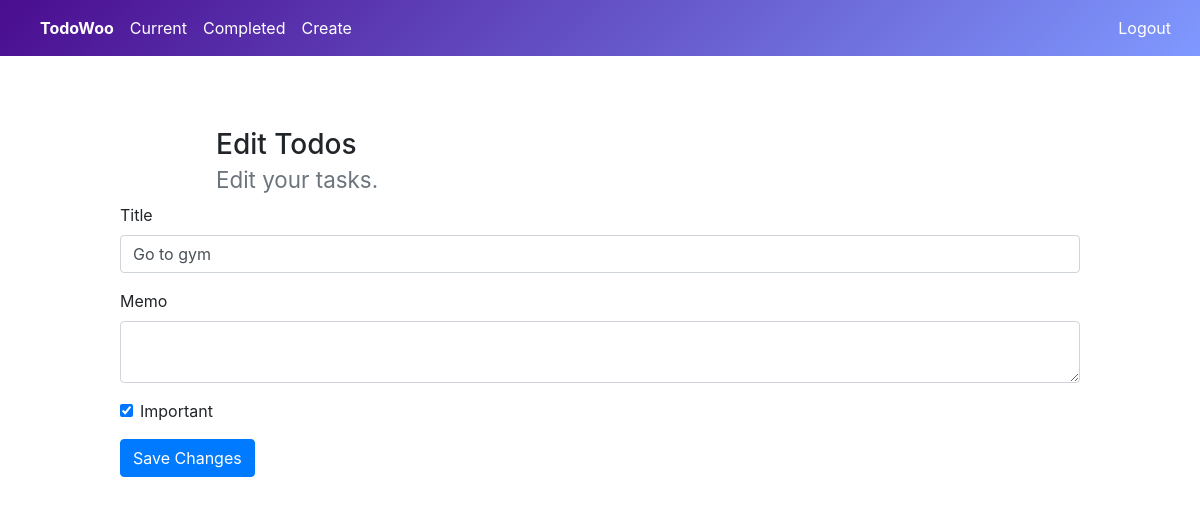
Page /todo/8 (signed in) on the earlier database version.
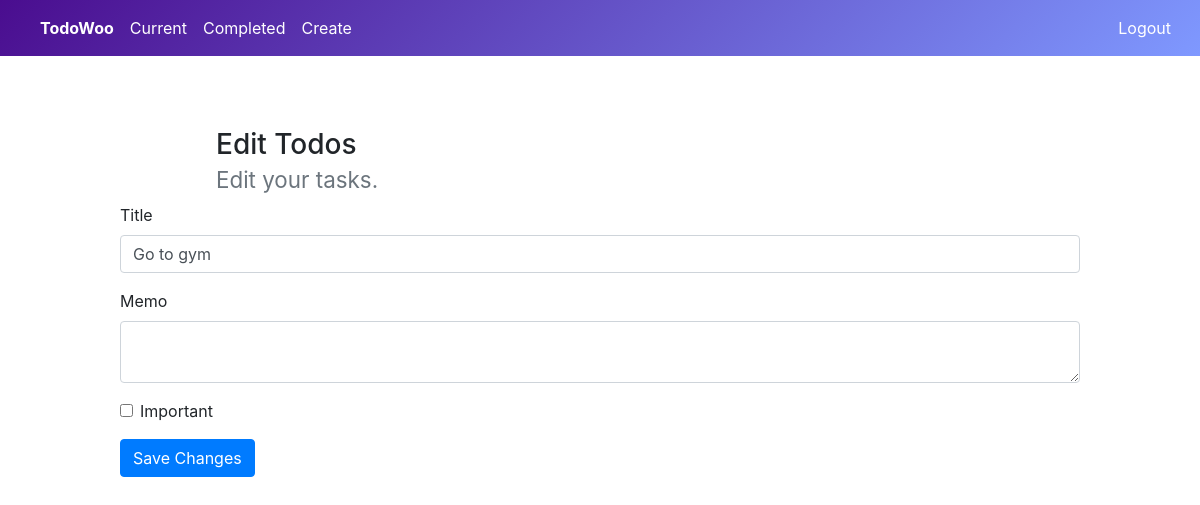
Same page on the later database version.
### todo/models.py (models this page shows, shortened)
class Todo(models.Model):
    title = models.CharField(max_length=100)
    memo = models.TextField(blank=True)
    created = models.DateTimeField(auto_now_add=True)
    datecompleted = models.DateTimeField(null=True, blank=True)
    important = models.BooleanField(default=False)
    user = models.ForeignKey(User, on_delete=models.CASCADE)

### todo/views.py (the view, shortened to what this page needs)
# urls.py: path('todo/<int:todo_pk>', views.viewtodo, name = 'viewtodo'),
@login_required
def viewtodo(request, todo_pk):
    todo = get_object_or_404(Todo, pk=todo_pk, user=request.user)
    if request.method == 'GET':
        form = TodoForm(instance=todo)
        return render(request, 'viewtodo.html', {'todo':todo, 'form':form})

### todo/forms.py
class TodoForm(ModelForm):
    class Meta:
        model = Todo
        fields = ['title','memo','important']

### templates/viewtodo.html (shortened to what this page needs)
<!DOCTYPE html>
<html lang="en">
<head>
    <link rel="stylesheet" href="https://maxcdn.bootstrapcdn.com/bootstrap/4.0.0/css/bootstrap.min.css">
</head>
<body>
{% if user.is_authenticated %}
   <nav class="navbar navbar-expand-md navbar-light" style="background-image:linear-gradient(135deg, rgb(74,13,143)0%, rgba(0,51,255,0.5)100%);
">
    <div class="collapse navbar-collapse" id="navbarCollapse">
        <div class="navbar-nav">
            <a href="#" class="nav-item nav-link" style="color:white;"><strong>TodoWoo</strong></a>
            <a href="{% url 'currenttodos' %}" class="nav-item nav-link" style="color:white;">Current </a>
            <a href="{% url 'completedtodos' %}" class="nav-item nav-link" style="color:white;">Completed </a>
            <a href="{% url 'createtodos' %}" class="nav-item nav-link active" style="color:white;">Create</a>
        </div>
        <div class="navbar-nav ml-auto">
            <form action="{% url 'logoutuser' %}" method="POST">
            <button type="submit" class="btn btn-link" style="color:white;">Logout</button>
            </form>
        </div>
    </div>
</nav>
{% endif %}
<br>
<br>
<div style="margin-left:18%; margin-top:2%;">
    <h3>
  Edit Todos
   <br>
  <small class="text-muted">Edit your tasks.</small>
    </h3>
    </div>
    <form method="POST" style="margin-left:10%; margin-right:10%;">
                <div class="form-group">
                    <label for="title">Title</label>
                    <input type="text" name="title" class="form-control" id="title" value="{{todo.title}}" required>
                </div>
                <div class="form-group">
                    <label for="memo">Memo</label>
                    <textarea name="memo" class="form-control" id="memo" >{{todo.memo}}</textarea>
                </div>
                <div class="form-group form-check">
                    <input type="checkbox" name="important" class="form-check-input" id="important" {% if todo.important %}checked{% endif %}>
                    <label class="form-check-label" for="important">Important</label>
                </div>
                <button type="submit" class="btn btn-primary">Save Changes</button>
            </form>
</body>
</html>

Differences in the rows shown:
changed Todo "Go to gym": important "☑" → "☐"
